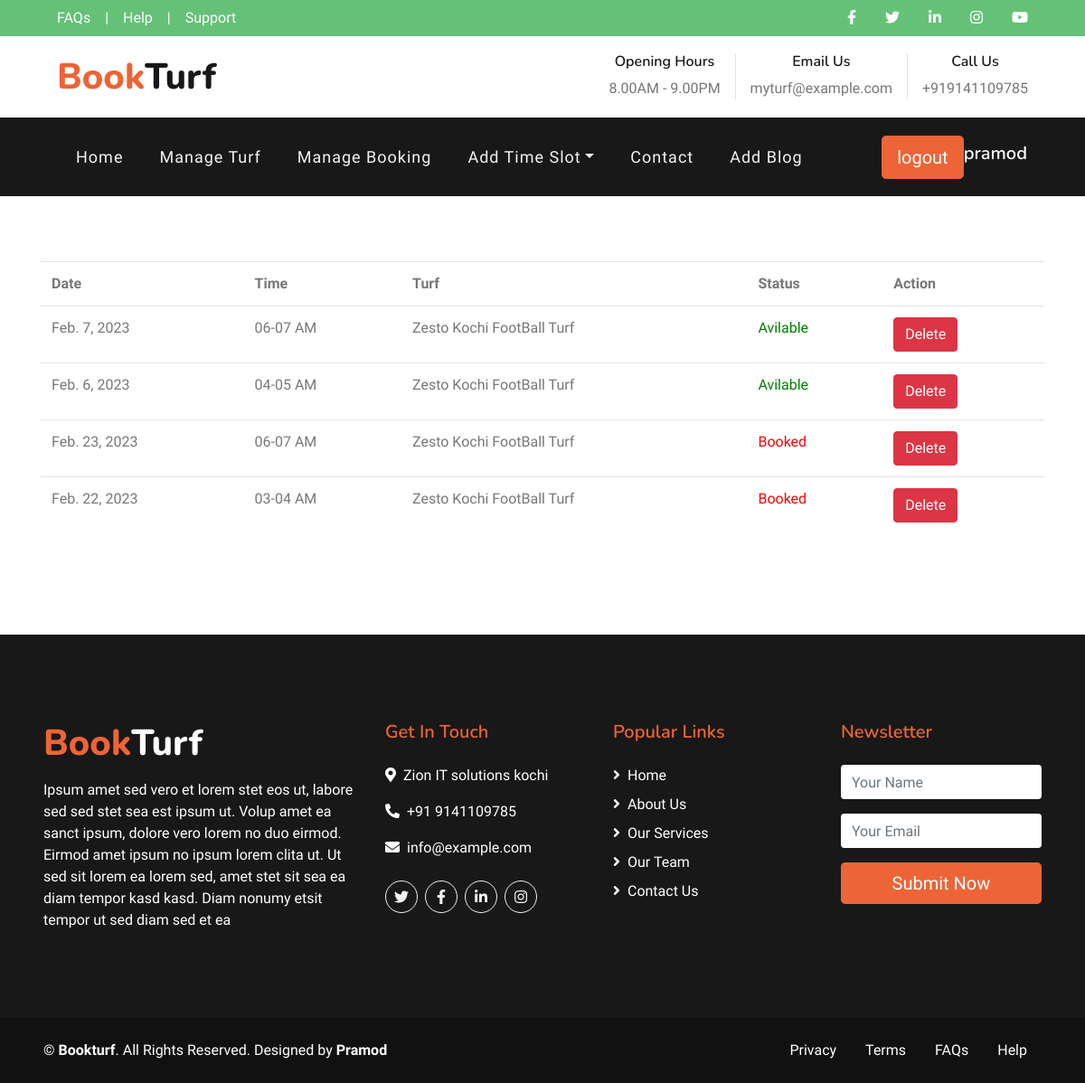
/SlotList (signed in), run on the app's committed database.
### booking/models.py (models this page shows, shortened)
class TimeSlot(models.Model):
     options = (
          ("01-02 AM","01-02 AM"),
          ("02-03 AM","02-03 AM"),
          ("03-04 AM","03-04 AM"),
          ("04-05 AM","04-05 AM"),
          ("05-06 AM","05-06 AM"),
          ("06-07 AM","06-07 AM"),
          ("07-08 AM","07-08 AM"),
          ("08-09 AM","08-09 AM"),
          ("09-10 AM","10-11 AM"),
          ("11-12 AM","12-01 PM"),
          ("01-02 PM","02-03 PM"),
          ("03-04 PM","04-05 PM"),
          ("05-06 PM","06-07 PM"),
          ("07-08 PM","08-09 PM"),
          ("09-10 PM","10-11 PM"),
          ("11-12 PM","11-12 PM"),
     )
     TimeSlot = models.CharField(max_length=255, choices=options)
     Turf = models.ForeignKey(TurfDetails,on_delete=models.CASCADE)
     Date = models.DateField(auto_now_add=False)
     Booking_status = models.BooleanField(default=False)

class TurfDetails(models.Model):
     option1 = (
     ("Cricket","Cricket"),
     ("FootBall","FootBall"),
     ("Badminton",'Badminton')
     )
     Turf_id = models.AutoField(primary_key=True)
     Turf_area = models.CharField(max_length=200)
     Turf_name =models.CharField(max_length=200)
     Turf_catogary = models.CharField(max_length=200,choices=option1)
     Turf_price = models.CharField(max_length=255)
     Turf_Image = models.FileField(upload_to="Truf_Image")
     def __str__(self):
          return str("{} {} {} Turf".format(self.Turf_name,self.Turf_area,self.Turf_catogary))

### home/views.py (the view)
# urls.py: path("SlotList",views.SlotList,name="SlotList"),
@login_required(login_url="signin")
def SlotList(request):
    slots = TimeSlot.objects.all()
    context = {
        "slots":slots
    }
    return render(request,"slotlist.html",context)

### templates/slotlist.html (shortened to what this page needs)
{% extends 'turf_manager_home.html' %}
{% block turf %}
<br><br><br>
<div class="container">
    <div class="table-container">
        <table class="table">
            <tr>
                <th>Date</th>
                <th>Time</th>
                <th>Turf</th>
                <th>Status</th>
                <th>Action</th>
            </tr>
            {% for slot in slots  %}
            <tr>
                <td>{{slot.Date}}</td>
                <td>{{slot.TimeSlot}}</td>
                <td>{{slot.Turf}}</td>
                {% if slot.Booking_status == False %}
                <td style="color:green">Avilable</td>
                {% else %}
                <td style="color:red">Booked</td>
                {% endif %}
                <td><a href="{%url 'Deleteslot' slot.id %}" class="btn btn-danger">Delete</a></td>
            </tr>
            {% endfor %}
        </table>
    </div>
</div>
{% endblock %}

### templates/turf_manager_home.html (shortened to what this page needs)
{% load static %}
<!DOCTYPE html>
<html lang="en">
<head>
    <link href="https://cdnjs.cloudflare.com/ajax/libs/font-awesome/5.10.0/css/all.min.css" rel="stylesheet">
    <link href="{%static 'lib/flaticon/font/flaticon.css' %}" rel="stylesheet">
    <link href="{%static 'lib/owlcarousel/assets/owl.carousel.min.css' %}" rel="stylesheet">
    <link href="{%static 'lib/tempusdominus/css/tempusdominus-bootstrap-4.min.css' %}" rel="stylesheet" />
    <link href="{%static 'css/style.css' %}" rel="stylesheet">
</head>
<body>
    <div class="container-fluid">
        <div class="row bg-secondary py-2 px-lg-5">
            <div class="col-lg-6 text-center text-lg-left mb-2 mb-lg-0">
                <div class="d-inline-flex align-items-center">
                    <a class="text-white pr-3" href="">FAQs</a>
                    <span class="text-white">|</span>
                    <a class="text-white px-3" href="">Help</a>
                    <span class="text-white">|</span>
                    <a class="text-white pl-3" href="">Support</a>
                </div>
            </div>
            <div class="col-lg-6 text-center text-lg-right">
                <div class="d-inline-flex align-items-center">
                    <a class="text-white px-3" href="">
                        <i class="fab fa-facebook-f"></i>
                    </a>
                    <a class="text-white px-3" href="">
                        <i class="fab fa-twitter"></i>
                    </a>
                    <a class="text-white px-3" href="">
                        <i class="fab fa-linkedin-in"></i>
                    </a>
                    <a class="text-white px-3" href="">
                        <i class="fab fa-instagram"></i>
                    </a>
                    <a class="text-white pl-3" href="">
                        <i class="fab fa-youtube"></i>
                    </a>
                </div>
            </div>
        </div>
        <div class="row py-3 px-lg-5">
            <div class="col-lg-4">
                <a href="" class="navbar-brand d-none d-lg-block">
                    <h1 class="m-0 display-5 text-capitalize"><span class="text-primary">Book</span>Turf</h1>
                </a>
            </div>
            <div class="col-lg-8 text-center text-lg-right">
                <div class="d-inline-flex align-items-center">
                    <div class="d-inline-flex flex-column text-center pr-3 border-right">
                        <h6>Opening Hours</h6>
                        <p class="m-0">8.00AM - 9.00PM</p>
                    </div>
                    <div class="d-inline-flex flex-column text-center px-3 border-right">
                        <h6>Email Us</h6>
                        <p class="m-0">myturf@example.com</p>
                    </div>
                    <div class="d-inline-flex flex-column text-center pl-3">
                        <h6>Call Us</h6>
                        <p class="m-0">+919141109785</p>
                    </div>
                </div>
            </div>
        </div>
    </div>
    <div class="container-fluid p-0">
        <nav class="navbar navbar-expand-lg bg-dark navbar-dark py-3 py-lg-0 px-lg-5">
            <div class="collapse navbar-collapse justify-content-between px-3" id="navbarCollapse">
                <div class="navbar-nav mr-auto py-0">
                    <a href="{%url 'manager_home'%}" class="nav-item nav-link">Home</a>
                    <a href="{%url 'manage_turf'%}" class="nav-item nav-link">Manage Turf</a>
                    <a href="{%url 'manage_booking'%}" class="nav-item nav-link">Manage Booking</a>
                    <div class="nav-item dropdown">
                        <a href="#" class="nav-link dropdown-toggle" data-toggle="dropdown">Add Time Slot</a>
                    </div>
                    <a href="{%url 'manager_home'%}" class="nav-item nav-link">Contact</a>
                    <a href="{%url 'AddBlog'%}" class="nav-item nav-link">Add Blog</a>
                </div>
                <a href="{%url 'signout' %}" class="btn btn-lg btn-primary px-3 d-none d-lg-block">logout</a>
                <h5 style="color:white">{{request.user}}</h5>
            </div>
        </nav>
    </div>
{% block turf %}{% endblock %}
    <br><br>
    <div class="container-fluid bg-dark text-white mt-5 py-5 px-sm-3 px-md-5">
        <div class="row pt-5">
            <div class="col-lg-4 col-md-12 mb-5">
                <h1 class="mb-3 display-5 text-capitalize text-white"><span class="text-primary">Book</span>Turf</h1>
                <p class="m-0">Ipsum amet sed vero et lorem stet eos ut, labore sed sed stet sea est ipsum ut. Volup amet ea sanct ipsum, dolore vero lorem no duo eirmod. Eirmod amet ipsum no ipsum lorem clita ut. Ut sed sit lorem ea lorem sed, amet stet sit sea ea diam tempor kasd kasd. Diam nonumy etsit tempor ut sed diam sed et ea</p>
            </div>
            <div class="col-lg-8 col-md-12">
                <div class="row">
                    <div class="col-md-4 mb-5">
                        <h5 class="text-primary mb-4">Get In Touch</h5>
                        <p><i class="fa fa-map-marker-alt mr-2"></i>Zion IT solutions kochi</p>
                        <p><i class="fa fa-phone-alt mr-2"></i>+91 9141109785</p>
                        <p><i class="fa fa-envelope mr-2"></i>info@example.com</p>
                        <div class="d-flex justify-content-start mt-4">
                            <a class="btn btn-outline-light rounded-circle text-center mr-2 px-0" style="width: 36px; height: 36px;" href="#"><i class="fab fa-twitter"></i></a>
                            <a class="btn btn-outline-light rounded-circle text-center mr-2 px-0" style="width: 36px; height: 36px;" href="#"><i class="fab fa-facebook-f"></i></a>
                            <a class="btn btn-outline-light rounded-circle text-center mr-2 px-0" style="width: 36px; height: 36px;" href="#"><i class="fab fa-linkedin-in"></i></a>
                            <a class="btn btn-outline-light rounded-circle text-center mr-2 px-0" style="width: 36px; height: 36px;" href="#"><i class="fab fa-instagram"></i></a>
                        </div>
                    </div>
                    <div class="col-md-4 mb-5">
                        <h5 class="text-primary mb-4">Popular Links</h5>
                        <div class="d-flex flex-column justify-content-start">
                            <a class="text-white mb-2" href="#"><i class="fa fa-angle-right mr-2"></i>Home</a>
                            <a class="text-white mb-2" href="#"><i class="fa fa-angle-right mr-2"></i>About Us</a>
                            <a class="text-white mb-2" href="#"><i class="fa fa-angle-right mr-2"></i>Our Services</a>
                            <a class="text-white mb-2" href="#"><i class="fa fa-angle-right mr-2"></i>Our Team</a>
                            <a class="text-white" href="#"><i class="fa fa-angle-right mr-2"></i>Contact Us</a>
                        </div>
                    </div>
                    <div class="col-md-4 mb-5">
                        <h5 class="text-primary mb-4">Newsletter</h5>
                        <form action="">
                            <div class="form-group">
                                <input type="text" class="form-control border-0" placeholder="Your Name"  />
                            </div>
                            <div class="form-group">
                                <input type="email" class="form-control border-0" placeholder="Your Email" />
                            </div>
                            <div>
                                <button class="btn btn-lg btn-primary btn-block border-0" type="submit">Submit Now</button>
                            </div>
                        </form>
                    </div>
                </div>
            </div>
        </div>
    </div>
    <div class="container-fluid text-white py-4 px-sm-3 px-md-5" style="background: #111111;">
        <div class="row">
            <div class="col-md-6 text-center text-md-left mb-3 mb-md-0">
                <p class="m-0 text-white">
                    &copy; <a class="text-white font-weight-bold" href="#">Bookturf</a>. All Rights Reserved. Designed by
                    <a class="text-white font-weight-bold" href="https://htmlcodex.com">Pramod</a>
                </p>
            </div>
            <div class="col-md-6 text-center text-md-right">
                <ul class="nav d-inline-flex">
                    <li class="nav-item">
                        <a class="nav-link text-white py-0" href="#">Privacy</a>
                    </li>
                    <li class="nav-item">
                        <a class="nav-link text-white py-0" href="#">Terms</a>
                    </li>
                    <li class="nav-item">
                        <a class="nav-link text-white py-0" href="#">FAQs</a>
                    </li>
                    <li class="nav-item">
                        <a class="nav-link text-white py-0" href="#">Help</a>
                    </li>
                </ul>
            </div>
        </div>
    </div>
</body>
</html>

### data on the page
TimeSlot: Date "Feb. 7, 2023", TimeSlot "06-07 AM", Turf "Zesto Kochi FootBall Turf", Booking_status "Avilable"
TimeSlot: Date "Feb. 6, 2023", TimeSlot "04-05 AM", Turf "Zesto Kochi FootBall Turf", Booking_status "Avilable"
TimeSlot: Date "Feb. 23, 2023", TimeSlot "06-07 AM", Turf "Zesto Kochi FootBall Turf", Booking_status "Booked"
TimeSlot: Date "Feb. 22, 2023", TimeSlot "03-04 AM", Turf "Zesto Kochi FootBall Turf", Booking_status "Booked"

### other printed values
{{ request.user }} "pramod"
